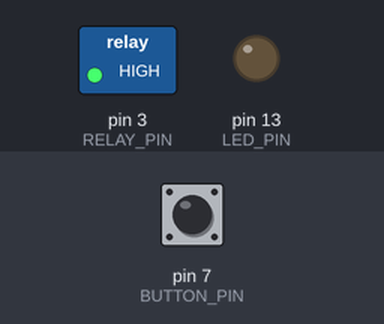
This sketch was run on a simulated Arduino Uno, built with avr-gcc and run on an emulated ATmega328P. On the bench: switched loads named in the sketch (green lamp = pin HIGH), output pins drawn as LEDs (lit = HIGH). The test bench sets the inputs (shaded band); at power-on: pin 7 (BUTTON_PIN) LOW.

Above: at 1.2 s.
1.3 s: pin 7 (BUTTON_PIN) pulled HIGH for 0.15 s
At 2.3 s:
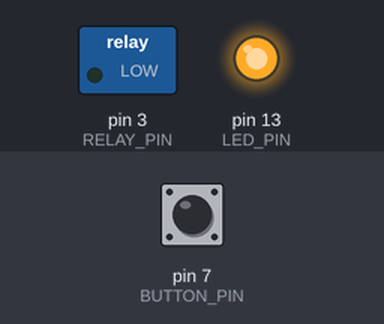
Timing chart, 0 to 4.3 s (numbered marks = the images above; inputs shaded):
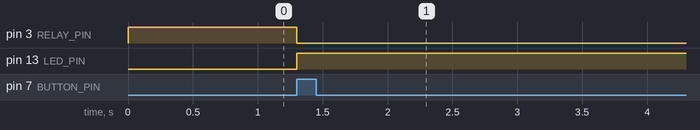

The sketch:

timed_power_socket.ino
```cpp
/*
 * Created by Adriano Parracciani
 Timed power socket
 */

int relayState=0;
const int timer=240000; //set timer to 4 min in milisec (60sec*4min*1000)
const int BUTTON_PIN = 7; // Arduino pin connected to button's pin
const int RELAY_PIN  = 3; // Arduino pin connected to relay's pin
const int LED_PIN=13; //LED to pin 13

void setup() {
  Serial.begin(9600);                // initialize serial
  pinMode(BUTTON_PIN,INPUT); // set arduino pin to input mode
  pinMode(RELAY_PIN, OUTPUT);        // set arduino pin to output mode
  pinMode(LED_PIN, OUTPUT);        // set arduino pin to output mode
  digitalWrite(RELAY_PIN, HIGH); // set arduino pin to high
   digitalWrite(LED_PIN, LOW); // set arduino pin to low

}

void loop() {


  int buttonState = digitalRead(BUTTON_PIN); // read butto_pin state
//Serial.println(buttonState);

  if (buttonState == HIGH) {
    relayState=1;
  }
  if (relayState ==1) {
    //Serial.println("The button is being pressed");
     digitalWrite(RELAY_PIN, LOW); // relay Closed
     digitalWrite(LED_PIN, HIGH); // turn LED on

    delay(timer); //wait time set in timer then open the relay and turn the led off
    digitalWrite(RELAY_PIN, HIGH); // relay Opened
    digitalWrite(LED_PIN, LOW); // turn LED OFF
    relayState=0;
    delay(50);


  }

      }
```

Measured:
- after the input at 1.3 s, pin 3 (RELAY_PIN): HIGH → LOW at once; pin 13 (LED_PIN): LOW → HIGH at once
